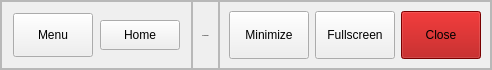
        <widget class="QFrame" name="header_frame">
         <property name="maximumSize">
          <size>
           <width>16777215</width>
           <height>70</height>
          </size>
         </property>
         <property name="frameShape">
          <enum>QFrame::StyledPanel</enum>
         </property>
         <property name="frameShadow">
          <enum>QFrame::Raised</enum>
         </property>
         <layout class="QHBoxLayout" name="horizontalLayout_3">
          <property name="spacing">
           <number>0</number>
          </property>
          <property name="leftMargin">
           <number>0</number>
          </property>
          <property name="topMargin">
           <number>0</number>
          </property>
          <property name="rightMargin">
           <number>0</number>
          </property>
          <property name="bottomMargin">
           <number>0</number>
          </property>
          <item alignment="Qt::AlignLeft">
           <widget class="QFrame" name="frame_11">
            <property name="frameShape">
             <enum>QFrame::StyledPanel</enum>
            </property>
            <property name="frameShadow">
             <enum>QFrame::Raised</enum>
            </property>
            <layout class="QHBoxLayout" name="horizontalLayout_5">
             <property name="spacing">
              <number>7</number>
             </property>
             <property name="leftMargin">
              <number>11</number>
             </property>
             <property name="topMargin">
              <number>11</number>
             </property>
             <property name="rightMargin">
              <number>11</number>
             </property>
             <property name="bottomMargin">
              <number>11</number>
             </property>
             <item>
              <widget class="QPushButton" name="pushButton_5">
               <property name="minimumSize">
                <size>
                 <width>75</width>
                 <height>30</height>
                </size>
               </property>
               <property name="maximumSize">
                <size>
                 <width>3000</width>
                 <height>3000</height>
                </size>
               </property>
               <property name="text">
                <string>Menu</string>
               </property>
               <property name="iconSize">
                <size>
                 <width>20</width>
                 <height>20</height>
                </size>
               </property>
              </widget>
             </item>
             <item>
              <widget class="QPushButton" name="home_button">
               <property name="minimumSize">
                <size>
                 <width>75</width>
                 <height>30</height>
                </size>
               </property>
               <property name="text">
                <string>Home</string>
               </property>
              </widget>
             </item>
            </layout>
           </widget>
          </item>
          <item>
           <widget class="QFrame" name="frame_13">
            <property name="font">
             <font>
              <family>poppins</family>
              <pointsize>-1</pointsize>
              <weight>75</weight>
              <bold>true</bold>
             </font>
            </property>
            <property name="frameShape">
             <enum>QFrame::StyledPanel</enum>
            </property>
            <property name="frameShadow">
             <enum>QFrame::Raised</enum>
            </property>
            <layout class="QVBoxLayout" name="verticalLayout_7">
             <item>
              <widget class="QLabel" name="label_6">
               <property name="font">
                <font>
                 <family>poppins</family>
                 <pointsize>-1</pointsize>
                 <weight>75</weight>
                 <italic>false</italic>
                 <bold>true</bold>
                 <underline>false</underline>
                </font>
               </property>
               <property name="text">
                <string>DASHBOARD</string>
               </property>
               <property name="alignment">
                <set>Qt::AlignCenter</set>
               </property>
              </widget>
             </item>
            </layout>
           </widget>
          </item>
          <item alignment="Qt::AlignRight">
           <widget class="QFrame" name="header_nav">
            <property name="frameShape">
             <enum>QFrame::StyledPanel</enum>
            </property>
            <property name="frameShadow">
             <enum>QFrame::Raised</enum>
            </property>
            <layout class="QHBoxLayout" name="horizontalLayout_4">
             <item>
              <widget class="QPushButton" name="pushButton_6">
               <property name="minimumSize">
                <size>
                 <width>75</width>
                 <height>30</height>
                </size>
               </property>
               <property name="maximumSize">
                <size>
                 <width>3000</width>
                 <height>3000</height>
                </size>
               </property>
               <property name="text">
                <string>Minimize</string>
               </property>
              </widget>
             </item>
             <item>
              <widget class="QPushButton" name="pushButton_7">
               <property name="minimumSize">
                <size>
                 <width>75</width>
                 <height>30</height>
                </size>
               </property>
               <property name="maximumSize">
                <size>
                 <width>3000</width>
                 <height>3000</height>
                </size>
               </property>
               <property name="text">
                <string>Fullscreen</string>
               </property>
              </widget>
             </item>
             <item>
              <widget class="QPushButton" name="pushButton_8">
               <property name="minimumSize">
                <size>
                 <width>60</width>
                 <height>30</height>
                </size>
               </property>
               <property name="maximumSize">
                <size>
                 <width>3000</width>
                 <height>3000</height>
                </size>
               </property>
               <property name="styleSheet">
                <string notr="true">background-color: rgb(170, 0, 0);
</string>
               </property>
               <property name="text">
                <string>Close</string>
               </property>
              </widget>
             </item>
            </layout>
           </widget>
          </item>
         </layout>
        </widget>
